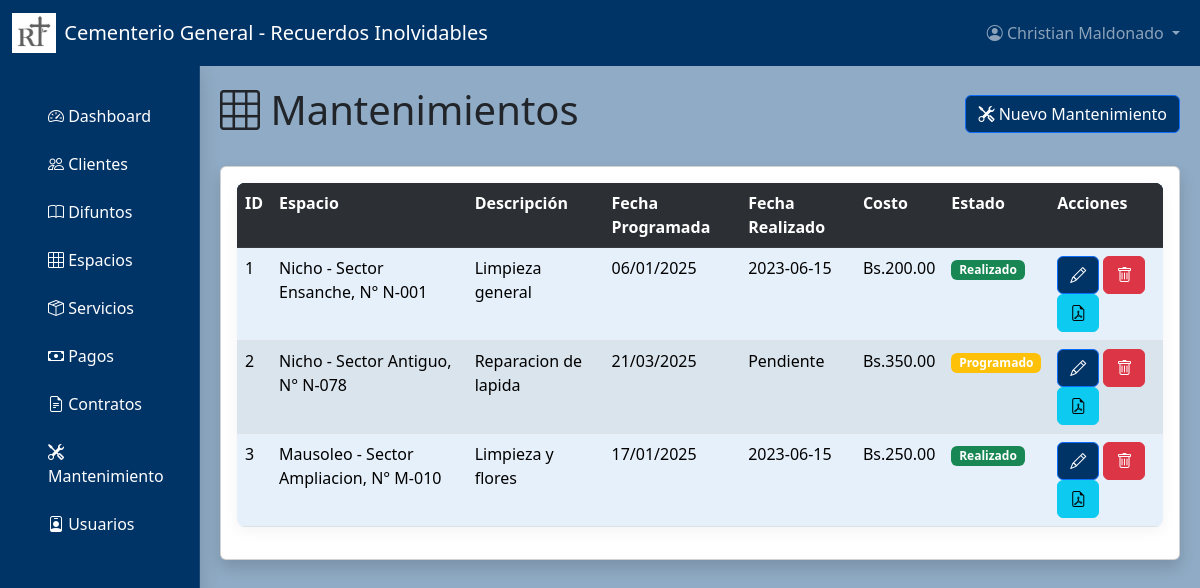
The app's page /mantenimientos/ (signed in), older data.
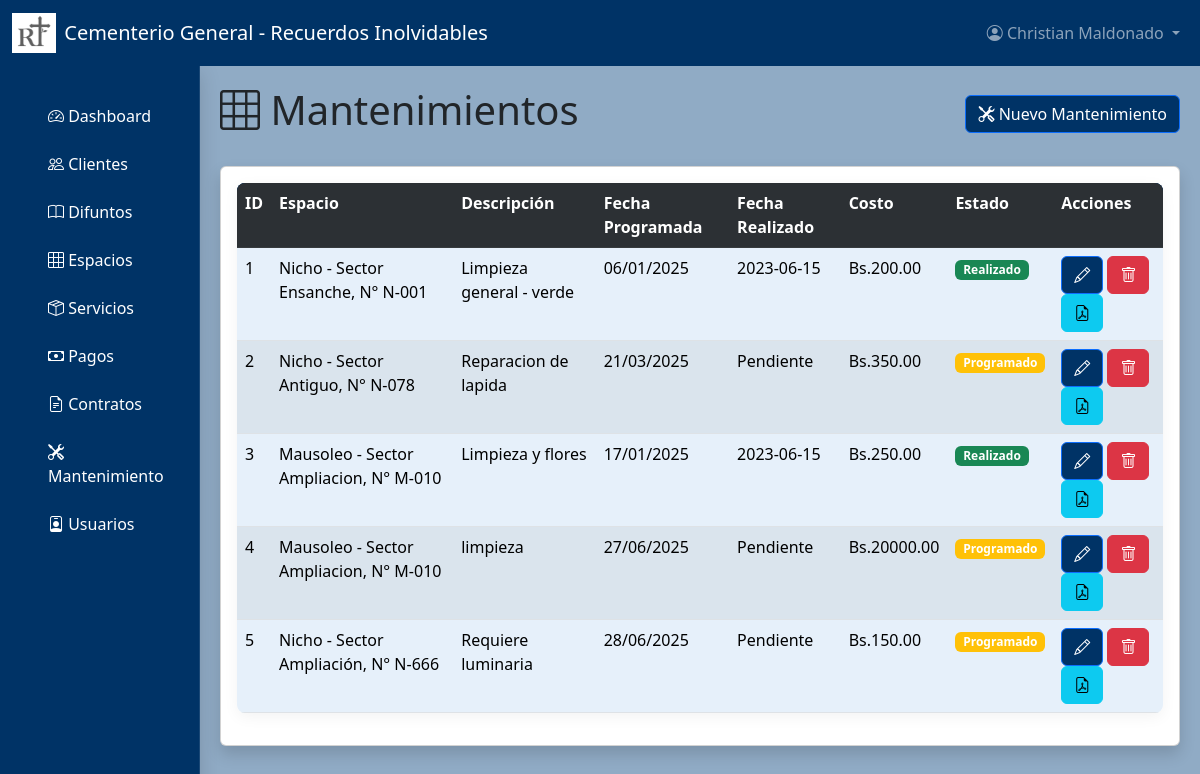
The same page, newer data.
### models/mantenimiento_model.py (models this page shows, shortened)
class Mantenimiento(db.Model):
    __tablename__ = "mantenimientos"
    id = db.Column(db.Integer, primary_key=True)
    espacio_id = db.Column(db.Integer, db.ForeignKey('espacios.id'), nullable=False)
    descripcion = db.Column(db.String, nullable=False)
    fecha_programada = db.Column(db.Date, nullable=False)
    fecha_realizado = db.Column(db.Date, nullable=True)  # Acepta valores nulos
    costo = db.Column(db.Float(11,2), nullable=False)
    estado = db.Column(db.String, nullable=True)
    espacio = db.relationship('Espacio', back_populates='mantenimiento')
    @staticmethod
    def get_all():
        return Mantenimiento.query.all()

### models/espacio_model.py (models this page shows, shortened)
class Espacio(db.Model):
    __tablename__ = "espacios"
    id = db.Column(db.Integer,primary_key=True)
    numero = db.Column(db.String,nullable=False)
    tipo = db.Column(db.String,nullable=False)
    descripcion = db.Column(db.String,nullable=False)
    sector = db.Column(db.String,nullable=False)
    pabellon = db.Column(db.String,nullable=False)
    fila = db.Column(db.String,nullable=False)
    estado = db.Column(db.String,nullable=False)
    fecha_ocupacion = db.Column(db.DateTime,nullable=True)
    difunto_id = db.Column(db.Integer,db.ForeignKey('difuntos.id') ,nullable=True)
    difunto = db.relationship('Difunto', back_populates='espacio')
    servicios = db.relationship('Servicio', back_populates='espacio')
    mantenimiento = db.relationship('Mantenimiento', back_populates='espacio')
    contratos = db.relationship('Contrato', back_populates='espacio')

### controllers/mantenimiento_controller.py (the view)
@mantenimiento_bp.route("/")
@login_required
def index():
    mantenimientos = Mantenimiento.get_all()
    return mantenimiento_view.list(mantenimientos)

### models/usuario_model.py (called while the page is built)
    @staticmethod
    def get_by_id(id):
        return Usuario.query.get(id)

### run.py (called while the page is built)
@login_manager.user_loader
def load_user(user_id):
    return Usuario.get_by_id(user_id)

@app.context_processor
def inject_clientes():
    if current_user.is_authenticated:
        return dict(clientes=Cliente.query.all())
    return {}

@app.context_processor
def inject_difuntos():
    if current_user.is_authenticated:
        return dict(difuntos=Difunto.query.all())
    return {}

@app.context_processor
def inject_espacios():
    if current_user.is_authenticated:
        return dict(espacios=Espacio.query.all())
    return {}

@app.context_processor
def inject_servicios():
    if current_user.is_authenticated:
        return dict(servicios=Servicio.query.all())
    return {}

@app.context_processor
def inject_servicios():
    if current_user.is_authenticated:
        return dict(servicios=Servicio.query.all())
    return {}

@app.context_processor
def inject_common_variables():
    if current_user.is_authenticated:
        return {
            'ingresos_totales': db.session.query(db.func.sum(Servicio.costo))
                                .filter(Servicio.estado == 'Pagado').scalar() or 0,
        }
    return {}

### templates/mantenimientos/index.html (shortened to what this page needs)
{% extends 'dashboard.html' %}
{% block dashboard_content %}
<div class="d-flex justify-content-between align-items-center mb-4">
    <h1><i class="bi bi-grid-3x3"></i> Mantenimientos</h1>
    <button type="button" class="btn btn-primary" data-bs-toggle="modal" data-bs-target="#ModalCrear">
        <i class="bi bi-tools"></i> Nuevo Mantenimiento
    </button>
</div>
<div class="card shadow">
    <div class="card-body">
        <table class="table table-striped">
            <tr class="table-dark">
                <th>ID</th>
                <th>Espacio</th>
                <th>Descripción</th>
                <th>Fecha Programada</th>
                <th>Fecha Realizado</th>
                <th>Costo</th>
                <th>Estado</th>
                <th>Acciones</th>
            </tr>
            {% for item in mantenimientos %}
            <tr>
                <td>{{ item.id }}</td>
                <td>
                    {% if item.espacio %}
                    {{ item.espacio.tipo }} - Sector {{ item.espacio.sector }}, N° {{ item.espacio.numero }}
                    {% else %}
                    Sin espacio asignado
                    {% endif %}
                </td>
                <td>{{ item.descripcion }}</td>
                <td>{{ item.fecha_programada.strftime('%d/%m/%Y') }}</td>
                <td>{{ item.fecha_realizado or 'Pendiente' }}</td>
                <td>Bs.{{ "%.2f"|format(item.costo) }}</td>
                <td>
                    {% if item.estado == 'Realizado' %}
                    <span class="badge bg-success">{{ item.estado }}</span>
                    {% elif item.estado == 'Programado' %}
                    <span class="badge bg-warning">{{ item.estado }}</span>
                    {% else %}
                    <span class="badge bg-danger">{{ item.estado }}</span>
                    {% endif %}
                </td>
                <td>
                    <button class="btn btn-primary" data-bs-target="#ModalEditar{{ item.id }}" data-bs-toggle="modal">
                        <i class="bi bi-pencil"></i>
                    </button>
                    <a href="{{ url_for('mantenimiento.delete', id=item.id) }}" class="btn btn-danger">
                        <i class="bi bi-trash"></i>
                    </a>
                    <a href="{{ url_for('mantenimiento.generar_aviso', id=item.id) }}" class="btn btn-info" title="Generar Aviso de Mantenimiento" target="_blank">
        <i class="bi bi-file-earmark-pdf"></i>
    </a>
                </td>
            </tr>
            {% endfor %}
        </table>
    </div>
</div>
{% endblock %}

Row changes from the older to the newer data that the page shows:
changed Mantenimiento "Ensanche": descripcion "Limpieza general" → "Limpieza general - verde"
added Mantenimiento: id "4", espacio.tipo "Mausoleo", espacio.sector "Ampliacion", espacio.numero "M-010", descripcion "limpieza", fecha_programada "27/06/2025", fecha_realizado "Pendiente", costo "20000.00", estado "Programado"
added Mantenimiento: id "5", espacio.tipo "Nicho", espacio.sector "Ampliación", espacio.numero "N-666", descripcion "Requiere luminaria", fecha_programada "28/06/2025", fecha_realizado "Pendiente", costo "150.00", estado "Programado"
